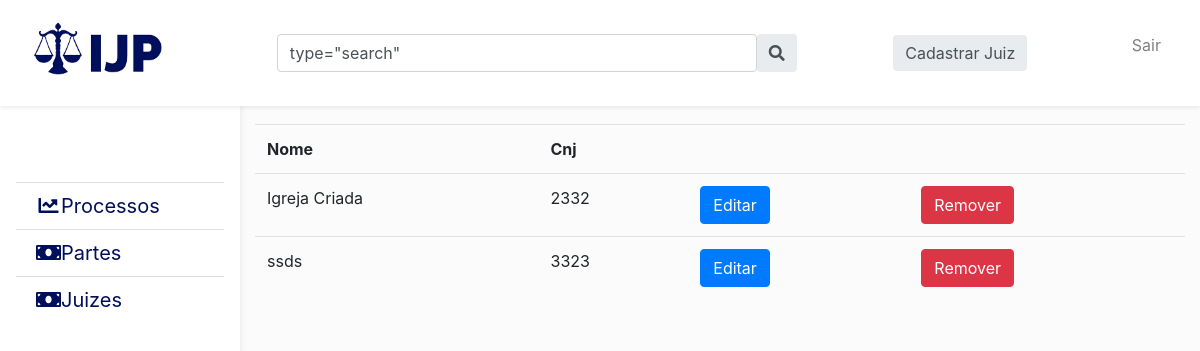
/juizes/ (signed in), run on an earlier commit of the app's database.
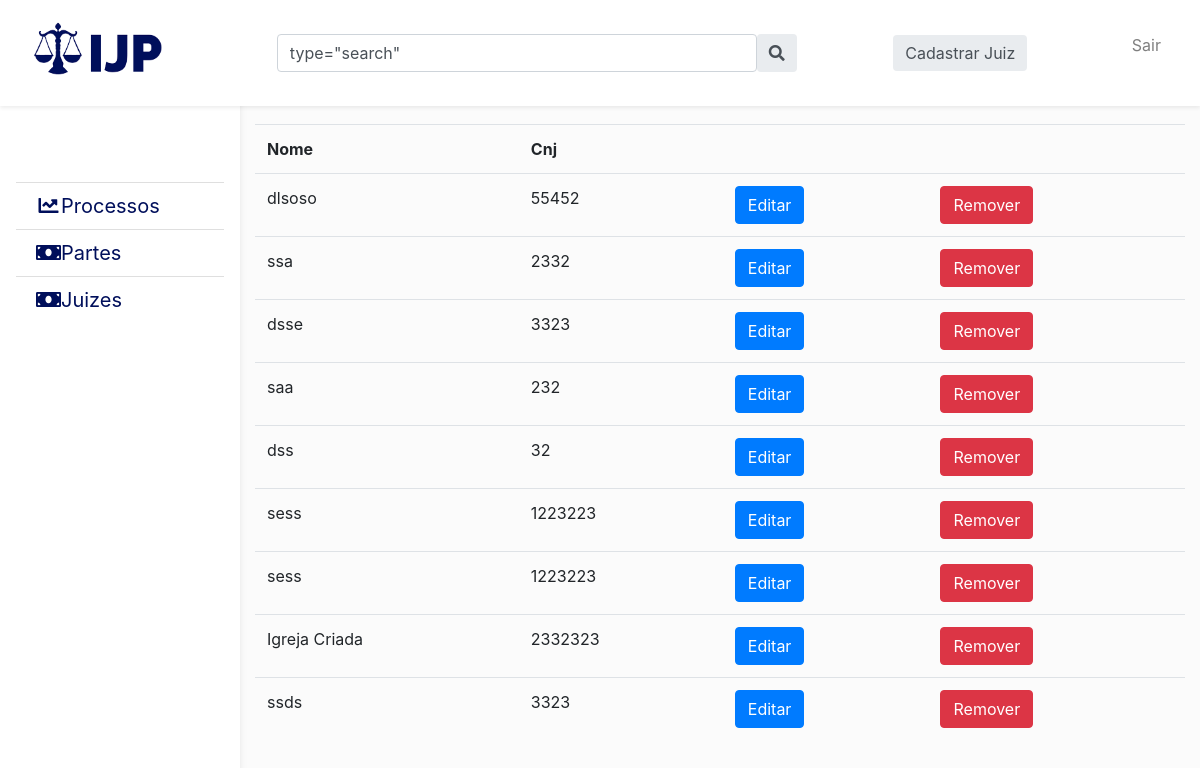
And on a later commit of the database.
### judge/models.py (models this page shows, shortened)
class Judge(models.Model):
    name = models.CharField(max_length=100, null=False)
    cnj = models.CharField(max_length=18, null=False, )

### judge/views.py (the view)
# urls.py: path('juizes/', views.JudgeList.as_view(), name='list'),
@method_decorator(
    login_required(login_url='process:loginPage', redirect_field_name='next'),
    name='dispatch'
)
class JudgeList(ListView):
    model = Judge
    context_object_name = 'judges'
    ordering = ['-id']
    template_name = 'adm/judge/judgesList.html'
    def get_queryset(self, *args, **kwargs):
        print('HELLO')
        search = self.request.GET.get('search')
        print(search)
        qs = super().get_queryset(*args, **kwargs)
        if search is not None:
            print('akoosjdojo')
            qs = qs.filter(Q(Q(name__icontains=search)
                           | Q(cnj__icontains=search)))
        return qs
    def get_context_data(self, *args, **kwargs):
        judgeForm = JudgeForm()
        ctx = super().get_context_data(*args, **kwargs)
        ctx.update({"active": 3, 'tag': 'Juiz',
                   'judgeForm': judgeForm, 'path': 'list'})
        return ctx

### judge/forms.py
class JudgeForm(forms.ModelForm):
    class Meta:
        model = Judge
        fields = '__all__'
        labels = {
            'name': 'Nome Completo',
            'cnj': 'CNJ',
        }
        widgets = {
            'name': forms.TextInput(attrs={'placeholder': ' Nome Completo',  'class': 'form-control'}),  # noqa
            'cnj': forms.NumberInput(attrs={'placeholder': ' CPF',  'class': 'form-control',  'maxlength': "14"}),  # noqa
        }

### templates/adm/judge/judgesList.html (shortened to what this page needs)
{% extends 'adm/baseAdmin.html' %}
{% block searchInput %}
<form method="GET"  action="?" class="d-none d-md-flex input-group w-auto my-auto">
  <input name="search" autocomplete="off"   value={{request.GET.search}} type="search" class="form-control rounded"
    placeholder='Pesquisar Processos' style="min-width: 10px; width:60vh;" />
  <button  type="submit" class="input-group-text border-0"> <i class="fas fa-search"></i></button>
</form>
{% endblock searchInput %}
{%block button%}
  <button data-toggle="modal" data-target="#exampleModalCenter2" href="#" type="button" class="btn input-group-text border-0">Cadastrar Juiz</button>
{% endblock %}
{%block content%}
<table class="table table-stripped">
    <tbody>
      <tr>
        <td><b>Nome</b></td>
        <td><b>Cnj</b></td>
        <td><b></b></td>
        <td><b></b></td>
      </tr>
      {% for i in judges  %}
      <tr>
        <td>{{i.name}}</td>
        <td>{{i.cnj}}</td>
        <td><a href="{% url 'judge:detail' i.id %}" style="color: #FFF;"  class='btn btn-primary'>Editar</a></td>
        <td><a href="{% url 'judge:delete' i.id %}" style="color: #FFF;" type="submit" class='areSure btn btn-danger'>Remover</a></td>
      </tr>
      {% endfor %}
    </tbody>
  </table>
{% endblock %}

### templates/adm/baseAdmin.html (shortened to what this page needs)
{% load static %}
<!DOCTYPE html>
<html lang="pt-br">
<head>
  <link rel="stylesheet" href="https://stackpath.bootstrapcdn.com/bootstrap/4.1.3/css/bootstrap.min.css"
>
  <link rel="stylesheet" href="https://use.fontawesome.com/releases/v5.3.1/css/all.css"
>
  <link rel="stylesheet" type="text/css" href="{%static 'css/sidebar.css' %}">
  <link rel="stylesheet" type="text/css" href="{%static 'css/virtual-select.min.css' %}">
</head>
<body id="">
  <header>
    <nav id="sidebarMenu" class="collapse d-lg-block sidebar collapse bg-white">
      <div class="position-sticky">
        <div class="list-group list-group-flush mx-3 mt-4">
          <a style="height: 100px;"></a>
          <a id="1" href="{%url 'process:list' %}" class=" list-group-item list-group-item-action py-2 ripple item-color"><i
              class="fas fa-chart-line fa-fw me-3"></i><span class="">Processos</span></a>
          <a id="2" href="{%url 'part:list' %}" class="list-group-item list-group-item-action py-2 ripple item-color"><i
              class="fas fa-money-bill fa-fw me-3"></i><span class="">Partes</span></a>
          <a id="3" href="{%url 'judge:list' %}" class="list-group-item list-group-item-action py-2 ripple item-color"><i
                  class="fas fa-money-bill fa-fw me-3"></i><span class="">Juizes</span></a>
        </div>
      </div>
    </nav>
    <nav id="main-navbar" class="shadow-sm navbar navbar-expand-lg navbar-light bg-white fixed-top">
      <div class="container-fluid">
        <a class="navbar-brand" href="#">
          <img src="{%static 'img/logo.png' %}" height="80" alt="MDB Logo" loading="lazy" />
        </a>
       {% block searchInput %}
       {% endblock searchInput %}
        {% block button %}
        {% endblock button %}
        <ul class="navbar-nav ms-auto d-flex flex-row">
          <li class="nav-item me-3 me-lg-0">
            <a type='button'  class="areSure nav-link" href="#">
              <p>Sair</p>
            </a>
          </li>
        </ul>
      </div>
    </nav>
  </header>
  <main style="margin-top: 100px;">
    <div class="m-auto container-fluid pt-4">
        {%block content%}
        {% endblock content%}
    </div>
  </main>
</body>
</html>

### base_static/css/sidebar.css (style rules this page uses)
body { background-color: #fbfbfb; }
@media (min-width: 991.98px) { main { padding-left: 240px; } }
.sidebar { position: fixed; top: 0; bottom: 0; left: 0; padding: 58px 0 0; box-shadow: 0 2px 5px 0 rgb(0 0 0 / 5%), 0 2px 10px 0 rgb(0 0 0 / 5%); width: 240px; z-index: 600; }
.item-color { color: #000F5B; font-size: 20px; }

What changed in the data, as far as the page shows it:
added Judge: name "dlsoso", cnj "55452"
added Judge: name "ssa", cnj "2332"
added Judge: name "dsse", cnj "3323"
added Judge: name "saa", cnj "232"
added Judge: name "dss", cnj "32"
added Judge: name "sess", cnj "1223223"
added Judge: name "sess", cnj "1223223"
changed Judge "Igreja Criada": cnj "2332" → "2332323"
